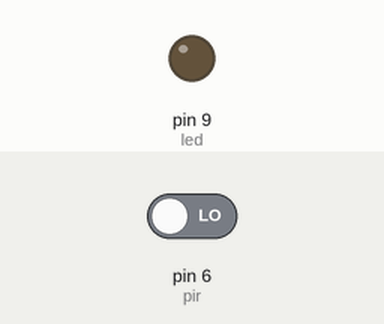
Simulated run of this sketch. Board: Arduino Uno, built with avr-gcc and run on an emulated ATmega328P. Parts: output pins drawn as LEDs (lit = HIGH). The test bench sets the inputs (shaded band); at power-on: pin 6 (pir) LOW.

Above: at 1.8 s.
1.9 s: pin 6 (pir) driven HIGH
At 2.7 s:
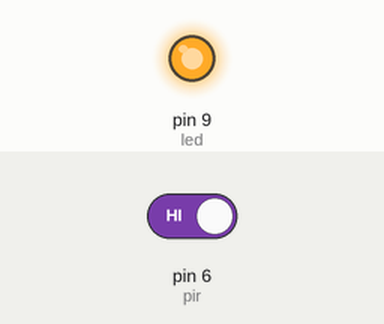
Timing chart, 0 to 4.9 s (numbered marks = the images above; inputs shaded):
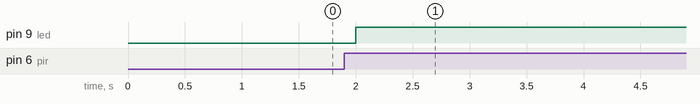

Measured:
- after the input at 1.9 s, pin 9 (led): LOW → HIGH after 0.10 s

The sketch:

ControlLucesMovimiento.ino
```cpp
const int led = 9;  // Declara una constante llamada 'led' y le asigna el valor 9 para indicar el pin del LED.
const int pir = 6;  // Declara una constante llamada 'pir' y le asigna el valor 6 para indicar el pin del sensor PIR.

void setup()
{
  pinMode(led, OUTPUT);  // Configura el pin del LED como salida.
  pinMode(pir, INPUT);   // Configura el pin del sensor PIR como entrada.
}

void loop()
{
  int valuepir = digitalRead(pir);  // Lee el valor del sensor PIR y lo guarda en la variable 'valuepir'.

  if (valuepir == HIGH) {  // Si el valor leído del sensor PIR es alto (detecta movimiento):
    digitalWrite(led, HIGH);  // Enciende el LED.
    delay(10000);  // Espera durante 10 segundos.

  } else {  // Si el valor leído del sensor PIR es bajo (no detecta movimiento):
    digitalWrite(led, LOW);  // Apaga el LED.
  }

  delay(500);  // Espera durante 500 milisegundos antes de repetir el bucle.
}
```
